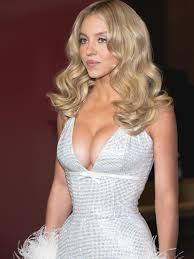
%> input picture Wavelet Transform/sid.jpeg, 194 x 259 px
$ octave wavelet_transform.m   (GNU Octave 9; MATLAB toolbox functions it lacks are replaced by stand-ins)
%> lines starting %> are read from the running program, lines starting %| are printed output that depends on the picture
clc;
clear all;
close all;

I=imread('sid.jpeg');
%> I is the input picture: size 259x194x3 uint8; mean R, G, B 134, 107.1, 99.3

figure;
subplot(2,3,1);
imshow(I);
title('OriginalImage');

Ig=rgb2gray(I);
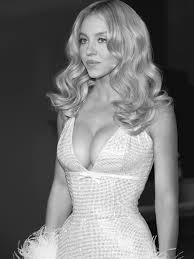
%> Ig: size 259x194 uint8; min 0, max 255, mean 114.3
subplot(2,3,2);
imshow(Ig);
title('GrayscaleImage');

[Ia,Iv,Ih,Id]=dwt2(Ig,'haar');
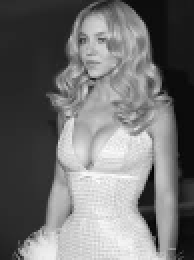
%> Ia: size 130x97 double (shown 2 times larger); min 8, max 506.5, mean 229.1; drawn with min black and max white
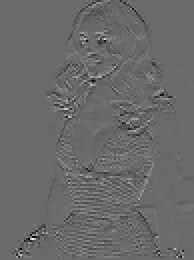
%> Iv: size 130x97 double (shown 2 times larger); min -91.5, max 127, mean -0.5; drawn with min black and max white
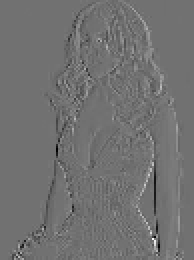
%> Ih: size 130x97 double (shown 2 times larger); min -137, max 169.5, mean 0; drawn with min black and max white
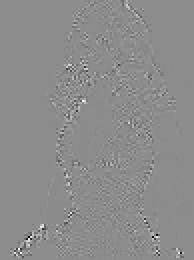
%> Id: size 130x97 double (shown 2 times larger); min -79, max 64.5, mean 0; drawn with min black and max white

subplot(2,3,4);
imshow(Ia,[]);
title('Approximation');

subplot(2,3,5);
imshow(Ih,[]);
title('Horizontal');

subplot(2,3,6);
imshow(Iv,[]);
title('Vertical');

subplot(2,3,3);
imshow(Id,[]);
title('Diagonal');

figure;
Irec=idwt2(Ia,Iv,Ih,Id,'haar');
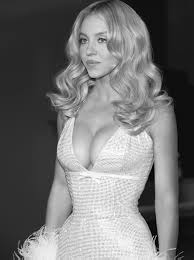
%> Irec: size 260x194 double; min -8.88e-16, max 255, mean 114.6; drawn with min black and max white
imshow(uint8(Irec));
title('ReconstructedImage');
